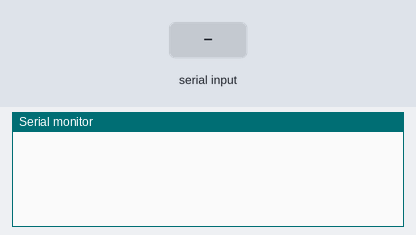
Bench run of a sketch on a simulated Arduino Uno, built with avr-gcc and run on an emulated ATmega328P. Shown: the last lines printed to the serial monitor. Inputs (shaded band) come from the test bench.

Above: at 1.2 s.
1.3 s: "c90\n" received over Serial
At 2.5 s:
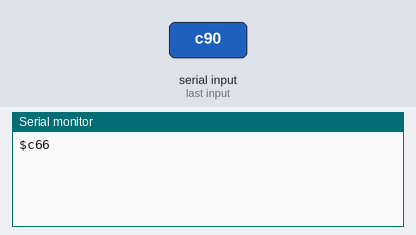
2.8 s: "d90\n" received over Serial
At 3.8 s:
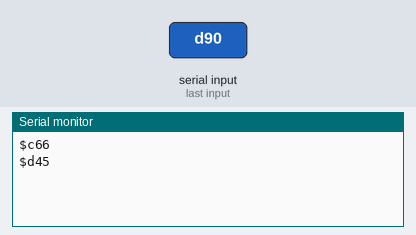

Measured:
- after the input at 1.3 s, the serial monitor: prints a new line at once (image 1)
- after the input at 2.8 s, the serial monitor: prints a new line at once (image 2)

The sketch:

arduinoDebugSerial.ino
```cpp
#include <SoftwareSerial.h>

//Declare globals:
char current_line[8]; // allocate some space for the string

void setup(){
	Serial.begin(9600);
}

void read_line(char *line) {
    // read characters from serial into line until a newline character
    char c;
    int index;
    for (index = 0; index < 5; index++) {
        // wait until there is a character
        while (Serial.available() == 0);
        // read a character
        c = Serial.read();
        if (c == '\n') {
            break;
        } else {
            line[index] = c;
        }
    }
    // terminate the string
    line[index] = '\0';
}

int get_amount(char *line) {
    // return the number in a string such as "r1200" as an int
    int amount;
    amount = (int) strtol(line+1, NULL, 10);
    return amount;
}

void windDirection(){
	Serial.print("$d45\n");
}

void compassRead(){
	Serial.println("$c66");
}

void loop() {

    //Serial.println(current_line);
    //Serial.println("$hoi");
	read_line(current_line);
    int amount;

    switch (current_line[0]){
        case 'c': // compass
        	compassRead();
        	break;
        case 'd':
        	windDirection();
        	break;
        case '/n':
        	break;
	}
}
```
